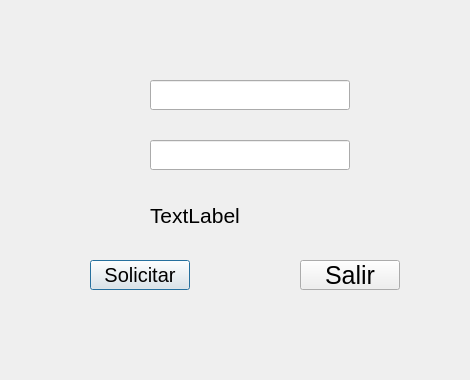
<?xml version="1.0" encoding="UTF-8"?>
<ui version="4.0">
 <class>TcpClient</class>
 <widget class="QDialog" name="TcpClient">
  <property name="geometry">
   <rect>
    <x>0</x>
    <y>0</y>
    <width>470</width>
    <height>380</height>
   </rect>
  </property>
  <property name="windowTitle">
   <string>TcpClient</string>
  </property>
  <widget class="QPushButton" name="btn_request">
   <property name="geometry">
    <rect>
     <x>90</x>
     <y>260</y>
     <width>100</width>
     <height>30</height>
    </rect>
   </property>
   <property name="font">
    <font>
     <pointsize>15</pointsize>
    </font>
   </property>
   <property name="text">
    <string>Solicitar</string>
   </property>
  </widget>
  <widget class="QPushButton" name="btn_close">
   <property name="geometry">
    <rect>
     <x>300</x>
     <y>260</y>
     <width>100</width>
     <height>30</height>
    </rect>
   </property>
   <property name="font">
    <font>
     <pointsize>19</pointsize>
    </font>
   </property>
   <property name="text">
    <string>Salir</string>
   </property>
  </widget>
  <widget class="QLineEdit" name="le_port">
   <property name="geometry">
    <rect>
     <x>150</x>
     <y>140</y>
     <width>200</width>
     <height>30</height>
    </rect>
   </property>
   <property name="font">
    <font>
     <pointsize>16</pointsize>
    </font>
   </property>
  </widget>
  <widget class="QLineEdit" name="le_ip">
   <property name="geometry">
    <rect>
     <x>150</x>
     <y>80</y>
     <width>200</width>
     <height>30</height>
    </rect>
   </property>
   <property name="font">
    <font>
     <pointsize>16</pointsize>
    </font>
   </property>
  </widget>
  <widget class="QLabel" name="lbl_message">
   <property name="geometry">
    <rect>
     <x>150</x>
     <y>200</y>
     <width>200</width>
     <height>30</height>
    </rect>
   </property>
   <property name="font">
    <font>
     <pointsize>16</pointsize>
    </font>
   </property>
   <property name="text">
    <string>TextLabel</string>
   </property>
  </widget>
 </widget>
 <resources/>
 <connections/>
</ui>
